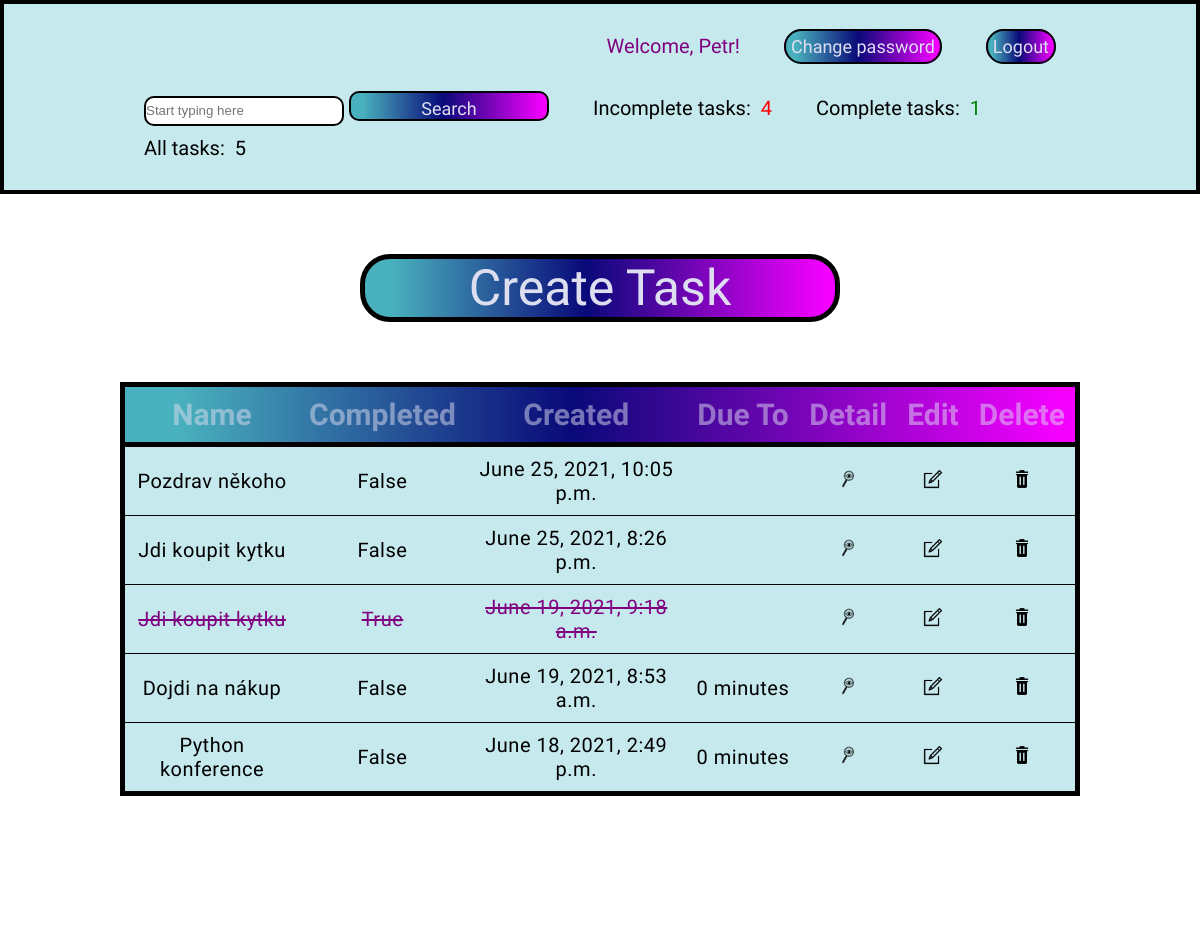
Page / (signed in, upper part) on the earlier database version.
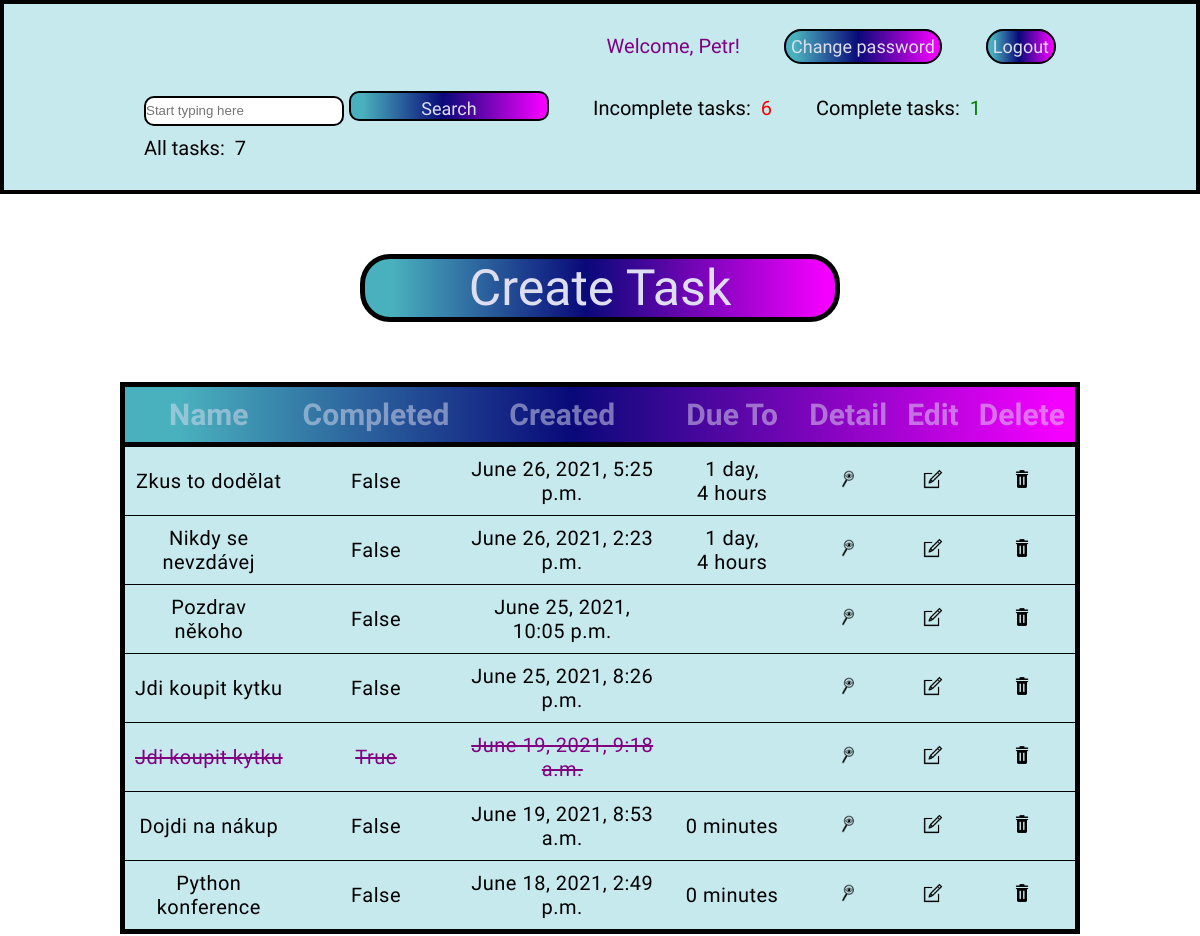
Same page on the later database version.
### todo/models.py (models this page shows, shortened)
class Task(models.Model):
    user = models.ForeignKey(User, on_delete=models.CASCADE)
    name = models.CharField(max_length=128)
    description = models.TextField()
    completed = models.BooleanField(default=False)
    created = models.DateTimeField(auto_now_add=True)
    time_remaining = models.DateTimeField(auto_now_add=False, auto_now=False, blank=True, null=True)
    class Meta:
        ordering = ['-created', 'time_remaining']

### todo/views.py (the view)
# urls.py: path('', AllTasks.as_view(), name='all-tasks'),
class AllTasks(ListView):
    model = Task
    template_name = 'index.html'
    context_object_name = 'all_tasks'
    def get_context_data(self, **kwargs):
        context = super().get_context_data(**kwargs)
        context['count_no'] = context['all_tasks'].filter(completed=False).count()
        context['count_yes'] = context['all_tasks'].filter(completed=True).count()
        context['count_all'] = context['all_tasks'].count()
        search = self.request.GET.get('searchbar') or ''
        if search:
            context['all_tasks'] = context['all_tasks'].filter(name__icontains=search)
        context['search'] = search
        return context

### todo/templates/index.html (shortened to what this page needs)
{% extends 'base.html' %}
{% load static %}
{% block css_files %}
<link rel="stylesheet" type="text/css" href='{% static "todo/style.css" %}'>
{% endblock %}
{% block content %}
    {% if user.is_authenticated %}
        <header>
            <nav>
                <div align="right">
                    <ul>
                        <li style="color: purple">
                            {% if user.first_name %}Welcome, {{ user.first_name }}!
                            {% else %}Welcome, {{ user.username }}!{% endif %}
                        </li>
                        <li><a class="nav-link" href="{% url 'password-change' %}">Change password</a></li>
                        <li><a class="nav-link" href="{% url 'logout' %}">Logout</a></li>
                    </ul>
                </div>
                <br>
                <ul style="text-align: left">
                    <li>
                        <form class="form" method="get">
                            <input type="search" placeholder="Start typing here" aria-label="Search" name="searchbar" value="{{ search }}">
                            <input class="nav-link" type="submit" value="Search">
                        </form>
                    </li>
                    <li>Incomplete tasks:<span class="u-tasks"> {{ count_no }} </span></li>
                    <li>Complete tasks:<span class="c-tasks"> {{ count_yes }} </span></li>
                    <li class="all-tasks"> All tasks:<span class="a-tasks"> {{ count_all }} </span></li>
                </ul>
            </nav>
        </header>
        <div class="table-container">
            <a class="table-msg" href="{% url 'create-task' %}">Create Task</a>
            <table>
                <thead>
                  <tr>
                    <th>Name</th>
                    <th>Completed</th>
                    <th>Created</th>
                    <th>Due To</th>
                    <th>Detail</th>
                    <th>Edit</th>
                    <th>Delete</th>
                  </tr>
                </thead>
                <tbody>
                {% for task in all_tasks %}
                    {% if task.completed %}
                        <tr>
                            <td class="striker">{{ task.name }}</td>
                            <td class="striker">{{ task.completed }}</td>
                            <td class="striker">{{ task.created }}</td>
                            <td class="striker">{{ task.time_remaining|timeuntil }}</td>
                            <td><a href="{% url 'detail-task' task.id %}"><img class="img-icon" src="../static/img/detail-icon.png" alt="Detail"></a></td>
                            <td><a href="{% url 'edit-task' task.id %}"><img class="img-icon" src="../static/img/edit-icon.png" alt="Edit"></a></td>
                            <td><a href="{% url 'delete-task' task.id %}"><img class="img-icon" src="../static/img/delete-icon.png" alt="Delete"></a></td>
                        </tr>
                    {% else %}
                        <tr>
                            <td>{{ task.name }}</td>
                            <td>{{ task.completed }}</td>
                            <td>{{ task.created }}</td>
                            <td>{{ task.time_remaining|timeuntil }}</td>
                            <td><a href="{% url 'detail-task' task.id %}"><img class="img-icon" src="../static/img/detail-icon.png" alt="Detail"></a></td>
                            <td><a href="{% url 'edit-task' task.id %}"><img class="img-icon" src="../static/img/edit-icon.png" alt="Edit"></a></td>
                            <td><a href="{% url 'delete-task' task.id %}"><img class="img-icon" src="../static/img/delete-icon.png" alt="Delete"></a></td>
                        </tr>
                    {% endif %}
                {% endfor %}
                </tbody>
            </table>
        </div>
    {% endif %}
{% endblock %}

### todo/templates/base.html (shortened to what this page needs)
<!DOCTYPE html>
<html lang="en">
<head>
    {% block css_files %} {% endblock %}
</head>
<body>
{% block content %}
{% endblock %}
</body>
</html>

### todo/templates/base.html (style rules this page uses)
* { padding: 0; margin: 0; box-sizing: border-box; / / background-image: url("../static/img/03.jpg"); / / background-repeat: no-repeat; / / background-size: cover; }
header { flex-flow: row nowrap; align-items: flex-start; padding: 30px 10%; border: 4px solid black; background-color: #C6E9EE; }
header li { display: inline-block; padding: 0 20px; }
a { text-decoration: none; color: #333; }
nav ul { list-style: none; text-decoration: none; }
nav ul li { font-family: 'Staatliches', cursive; font-size: 20px; }
table { width: 100%; border-collapse: collapse; margin-top: 50px; padding-bottom: 100px; border: 5px solid black; }
table thead { color: #dedef1; font-family: 'Staatliches', cursive; font-size: 25px; background: rgb(73, 176, 189); background: linear-gradient(90deg, rgba(73, 176, 189, 1) 6%, rgba(9, 9, 121, 1) 47%, rgba(244, 0, 255, 1) 98%); border-bottom: 5px solid black; }
table thead tr { font-weight: bold; font-size: 1.2em; vertical-align: top; opacity: 0.5; border: 1px solid black; }
table thead tr th { padding: 10px; }
table tbody tr td { padding: 10px; text-align: center; letter-spacing: 0.5px; border-bottom: 1px solid black; background-color: #C6E9EE; font-family: 'Staatliches', cursive; font-size: 20px; }
.img-icon { max-inline-size: 1em; }
.form input { width: 200px; height: 30px; border: 2px solid black; border-radius: 10px; }
.u-tasks { color: red; padding-left: 5px; }
.c-tasks { color: green; padding-left: 5px; }
.a-tasks { color: black; padding-left: 5px; }
.all-tasks { padding-right: 10%; }
.table-container { height: 700px; width: 100%; padding: 0 10%; margin: 50px auto 0; }
.table-msg { display: inline-block; color: #dedef1; text-align: center; font-family: 'Staatliches', cursive; font-size: 50px; border: 5px solid black; border-radius: 30px; width: 50%; margin: 10px 25%; background: rgb(73, 176, 189); background: linear-gradient(90deg, rgba(73, 176, 189, 1) 6%, rgba(9, 9, 121, 1) 47%, rgba(244, 0, 255, 1) 98%); }
.striker { text-decoration: line-through; color: purple; }
.nav-link { color: #dedef1; text-align: center; font-family: 'Staatliches', cursive; font-size: 18px; border: 2px solid black; border-radius: 30px; width: 50%; padding: 5px; margin: 15px auto; background: rgb(73, 176, 189); background: linear-gradient(90deg, rgba(73, 176, 189, 1) 6%, rgba(9, 9, 121, 1) 47%, rgba(244, 0, 255, 1) 98%); }

Differences in the rows shown:
added Task: name "Zkus to dodělat", completed "False", created "June 26, 2021, 5:25 p.m.", time_remaining "1 day, 4 hours"
added Task: name "Nikdy se nevzdávej", completed "False", created "June 26, 2021, 2:23 p.m.", time_remaining "1 day, 4 hours"
Other differences:
{{ count_no }}: "4" → "6"
{{ count_all }}: "5" → "7"
